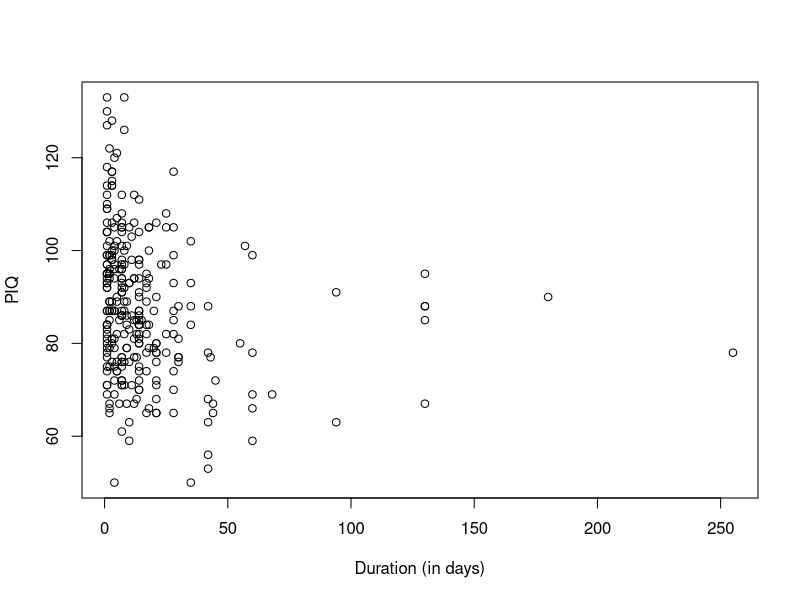
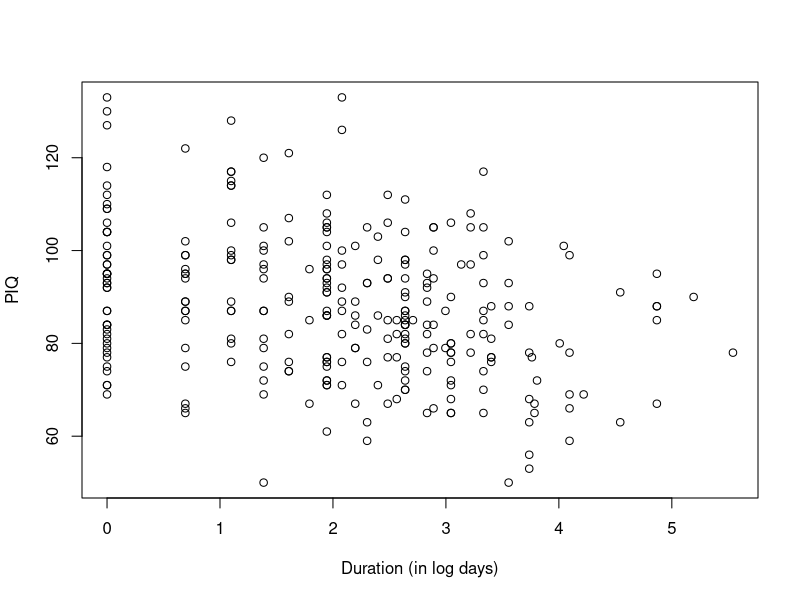
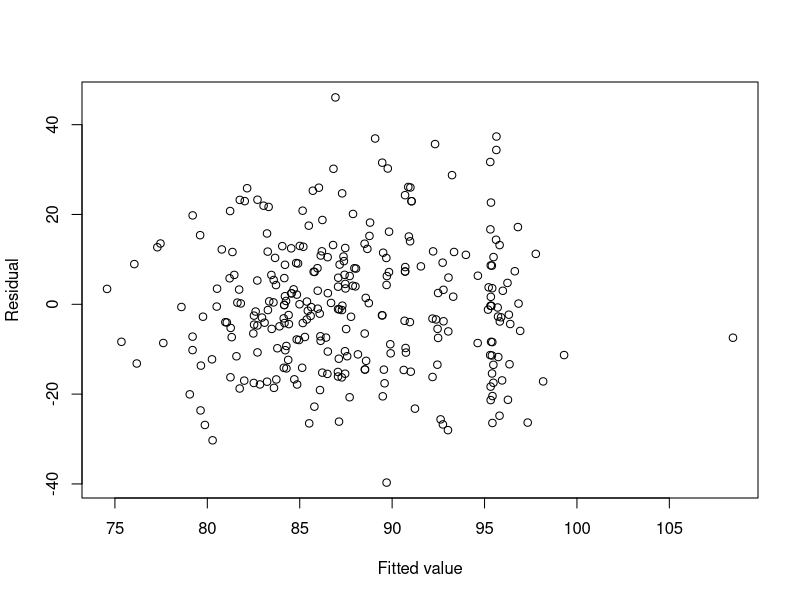
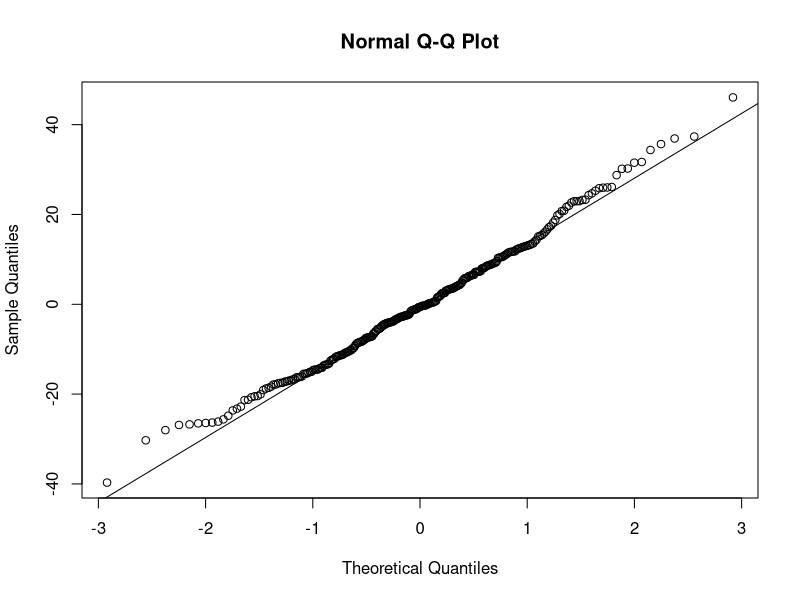

Write the R code that produced these figures, in order.
## lab 4
# Question 1
coma = read.table("coma.txt", header=TRUE)
y = coma$piq
x = coma$duration
x1 = log(coma$duration)
plot(x, y, xlab="Duration (in days)", ylab="PIQ")
plot(x1, y, xlab="Duration (in log days)", ylab="PIQ")

# Question 2
reg = lm(y ~ x1)
u0_x0 = reg$coefficients[1] + reg$coefficients[2]*log(10)
u0_x0 # <- 86.839

# Question 3
vcov(reg)

# Question 4
# var(b0 + b1x0)
# var(b0) + x0var(b1) + 2Cov(b0, b1)^2 * 0.6783 + 2*x0* vcov(reg)

# Question 5
var_u0 <- 1.6281 + log(10)^2 * 0.6783 + 2*log(10) * vcov(reg)

# Question 6
# it is a confidence interval since we are looking at expected response

# Question 7
x2 = coma$days
reg2 <- lm(y~x1+x2)
plot(reg2$fitted.values, reg2$residuals, xlab="Fitted value", ylab="Residual")
qqnorm(reg2$residuals)
qqline(reg2$residuals)

# Question 8
summary(reg2)

# Question 9

